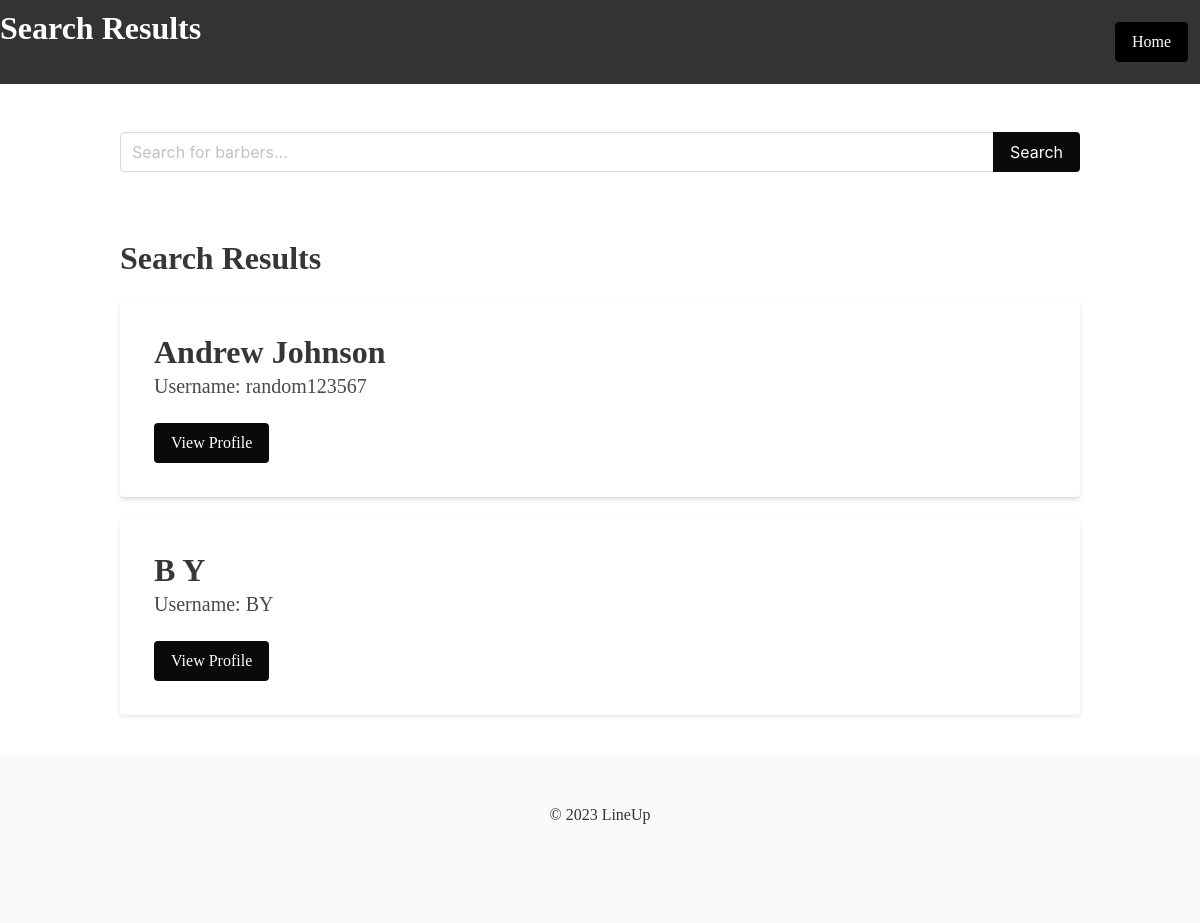
The page /search-barbers/ on the database its author committed.
### LineUp/Barber/models.py (models this page shows, shortened)
class Barber(models.Model):
    user = models.OneToOneField(User, on_delete=models.CASCADE, primary_key=True)
    work_start_time = models.TimeField(default=time(9, 0))  # Default to 9:00 AM
    work_end_time = models.TimeField(default=time(17, 0))   # Default to 5:00 PM
    affiliation_code = models.CharField(max_length=10, blank=True, null=True)

class User(AbstractUser):
    is_customer = models.BooleanField(default=False)
    is_barber = models.BooleanField(default=False)
    is_owner = models.BooleanField(default=False)
    email = models.EmailField(unique=True)
    profile_pic = models.ImageField(upload_to='uploads/', default='images/PIC_0102.JPG')
    first_name = models.CharField(max_length=30, blank=True)
    last_name = models.CharField(max_length=30, blank=True)
    phone_num = models.CharField(max_length=12, blank=True)
    slug = AutoSlugField(populate_from='username', unique=True)

### LineUp/Barber/views.py (the view)
# urls.py: path('search-barbers/', views.search_barbers, name='search_barbers'),
def search_barbers(request):
    query = request.GET.get('query', '')
    if query:
        barbers = Barber.objects.filter(user__username__icontains=query)
    else:
        barbers = Barber.objects.all()
    context = {
        'barbers': barbers,
        'query': query  # Include the query in the context to display it in the search bar
    }
    return render(request, 'Barber/search_template.html', context)

### LineUp/Barber/templates/Barber/search_template.html (shortened to what this page needs)
<!DOCTYPE html>
<html lang="en">
<head>
    <link rel="stylesheet" href="https://cdn.jsdelivr.net/npm/bulma@0.9.3/css/bulma.min.css">
</head>
<body>
    <nav class="navbar">
        <div class="container">
            <h1 class="title has-text-white">Search Results</h1>
        </div>
        <div class="column has-text-right">
            <a href="{% url 'index' %}" class="button">Home</a>
        </div>
    </nav>
    <section class="section">
        <div class="container">
            <form action="{% url 'search_barbers' %}" method="get">
                <div class="field has-addons">
                    <div class="control is-expanded">
                        <input class="input" type="text" name="query" value="{{ query }}" placeholder="Search for barbers...">
                    </div>
                    <div class="control">
                        <button class="button is-black" type="submit">Search</button>
                    </div>
                </div>
            </form>
        </div>
    </section>
    <section class="search-results">
        <div class="container">
            <h1 class="title">Search Results</h1>
            {% if barbers %}
                {% for barber in barbers %}
                    <div class="card search-item">
                        <div class="card-content">
                            <p class="title">{{ barber.user.get_full_name }}</p>
                            <p class="subtitle">Username: {{ barber.user.username }}</p>
                            <a href="{% url 'barberProfileView' slug=barber.user.slug %}" class="button is-black">View Profile</a>
                        </div>
                    </div>
                {% endfor %}
            {% else %}
                <p>No barbers found for your query.</p>
            {% endif %}
        </div>
    </section>
    <footer class="footer">
        <div class="content has-text-centered">
            <p>&copy; 2023 LineUp</p>
        </div>
    </footer>
</body>
</html>

### LineUp/Barber/templates/Barber/search_template.html (style rules this page uses)
body { font-family: "Garamond", serif; background-color: white; color: #333; }
.card { box-shadow: 0 2px 4px rgba(0, 0, 0, 0.1); margin-bottom: 20px; }
.button { background-color: black; color: white; border-color: black; }
.search-results { padding: 20px; }
.search-item { padding: 10px; border-bottom: 1px solid #ddd; }
.search-item:last-child { border-bottom: none; }
.navbar { background-color: #333; color: white; padding: 10px 0; }

### rows shown on the page
Barber: user.get_full_name "Andrew Johnson", user.username "random123567"
Barber: user.get_full_name "B Y", user.username "BY"
